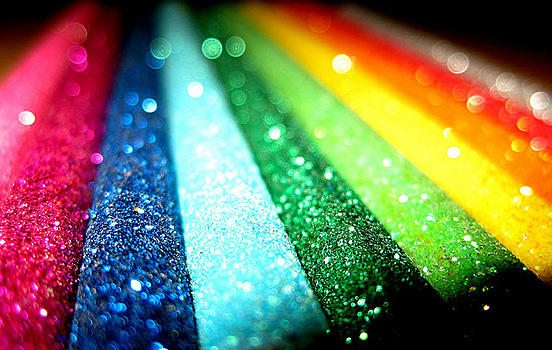
%> input picture images/colors.jpg, 552 x 350 px
$ octave colorDemo.m   (GNU Octave 9; MATLAB toolbox functions it lacks are replaced by stand-ins)
%> lines starting %> are read from the running program, lines starting %| are printed output that depends on the picture
%> further down, img is the input picture: size 350x552x3 uint8; mean R, G, B 115.5, 117.1, 87.9
### getLayers.m
function layers = getLayers(img)
% Separates an image into lightness, shape, and detail layers as speficied
% by the paper
%
% Input:
% img - input file (image)
%
% Output:
% layers - a struct with lightness, shape, detail, color, and original
% layers as fields

% degree of smoothing, a parameter in the smoothing process
DOS = 500;

% neightborhood size, a parameter in the smoothing process
NHS = [10 10];

layers = struct();
layers = setfield(layers, 'original', img);

% convenience variables
[width, height, ~] = size(img);
%> width = 350; height = 552
z = zeros(width, height);

% saves the lightness layer
lab = rgb2lab(img);
%> lab: size 350x552x3 double; mean of channels 1, 2, 3 51.2, 0.6, 17.7
lightness = lab(:,:,1);
lightness = cat(3, lightness, z, z);
%> lightness: size 350x552x3 double; mean of channels 1, 2, 3 51.2, 0, 0
lightness = lab2rgb(lightness);
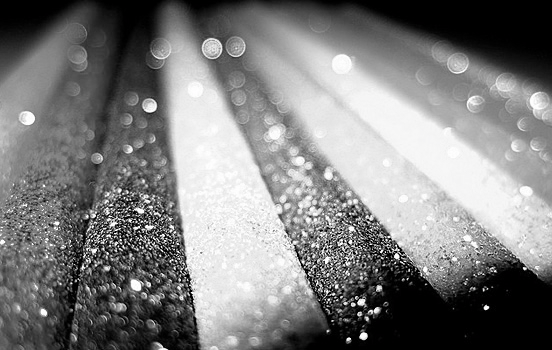
%> lightness: size 350x552x3 double; mean R, G, B 0.496, 0.496, 0.496
layers = setfield(layers, 'lightness', lightness);

% extracts the 2 color layers
astar = lab(:,:,2);
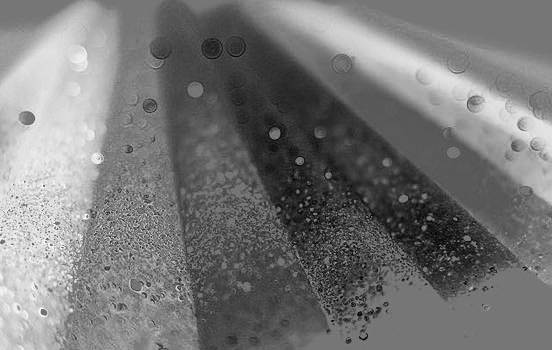
%> astar: size 350x552 double; min -84.69, max 97.78, mean 0.6; drawn with min black and max white
bstar = lab(:,:,3);
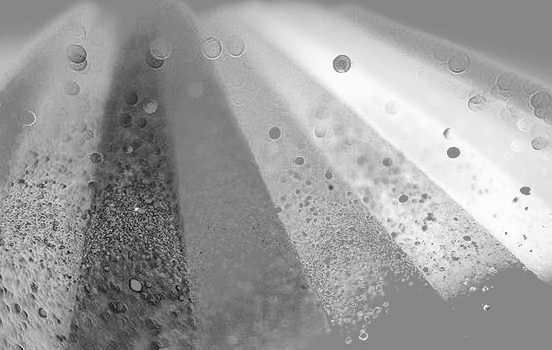
%> bstar: size 350x552 double; min -107.4, max 94.41, mean 17.7; drawn with min black and max white
color = cat(3, z, astar, bstar);
%> color: size 350x552x3 double; mean of channels 1, 2, 3 0, 0.6, 17.7
color = lab2rgb(color);
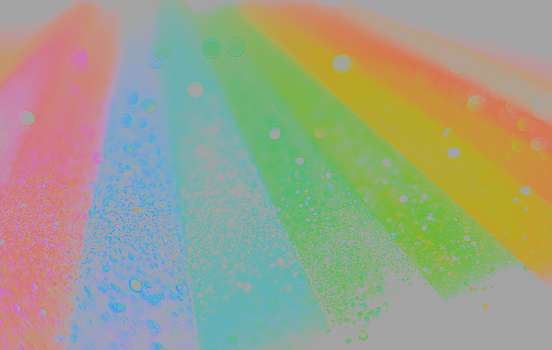
%> color: size 350x552x3 double; mean R, G, B -0.045, -0.0207, -0.189; drawn with min black and max white
layers = setfield(layers, 'color', color);

% the blurred shape layer
shape = imguidedfilter(color, 'DegreeOfSmoothing', DOS, 'NeighborhoodSize', NHS);
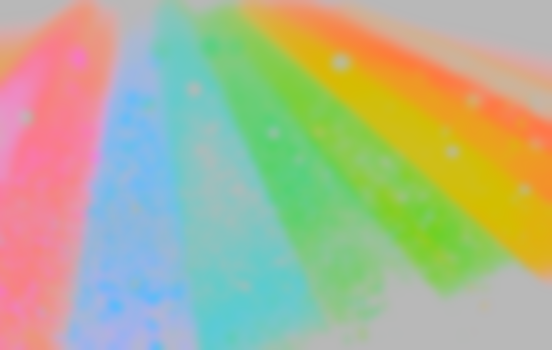
%> shape: size 350x552x3 double; mean R, G, B -0.0454, -0.0205, -0.19; drawn with min black and max white
layers = setfield(layers, 'shape', shape);

% the detail layer
detail = color - shape;
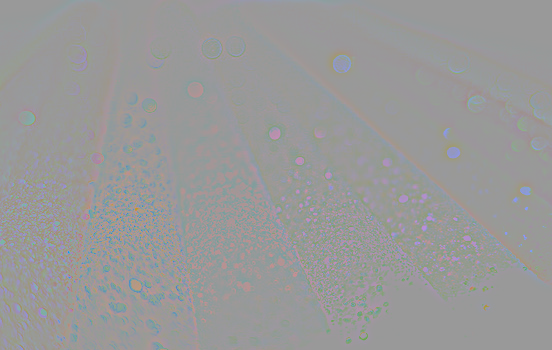
%> detail: size 350x552x3 double; mean R, G, B 0.000388, -0.000211, 0.000181; drawn with min black and max white
layers = setfield(layers, 'detail', detail);

return;

### tests/colorDemo.m
% test code for the extracting the face structure, skin detail, and color
% layers

clc;
clear;

img = imread('colors.jpg');

l = getLayers(img);

subplot(2,3,1)
imshow(l.original);

subplot(2,3,2)
imshow(l.lightness);

subplot(2,3,3)
imshow(l.color);

subplot(2,3,4)
imshow(l.shape);

subplot(2,3,5)
imshow(l.detail);
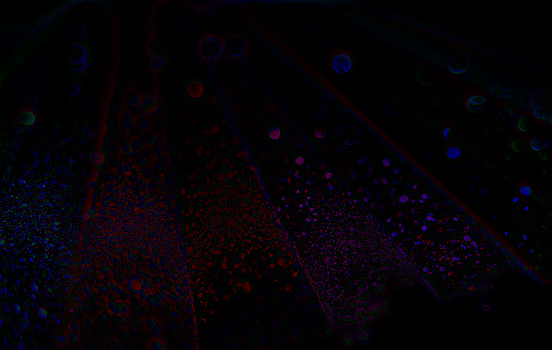
%> displayed picture: size 350x552x3, on the screen's scale of 0 to 255; mean R, G, B 5.6, 2, 6.5

$ run again, with images/2007_007763.jpg copied over images/colors.jpg
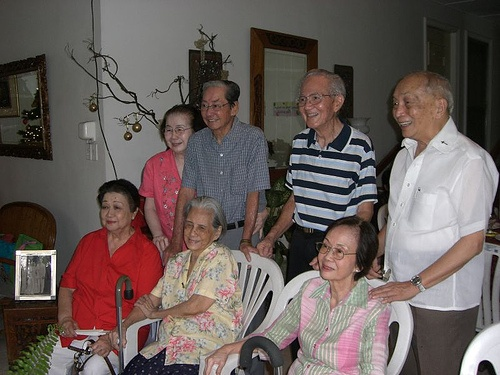
%> input picture images/2007_007763.jpg, 500 x 375 px
%> img is the input picture: size 375x500x3 uint8; mean R, G, B 104.9, 93, 89.7
%> lab: size 375x500x3 double; mean of channels 1, 2, 3 39.9, 4.3, 4.4
%> in getLayers, `detail = color - shape;`:
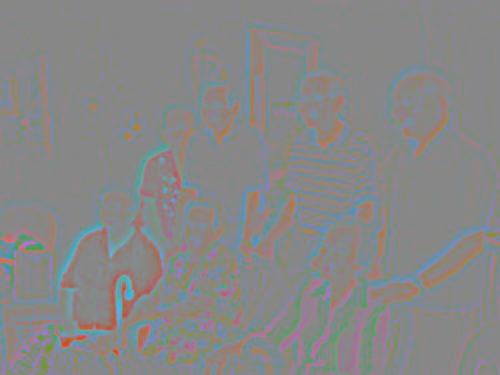
%> detail: size 375x500x3 double; mean R, G, B -2.62e-05, 1.89e-05, -7.35e-05; drawn with min black and max white
%> `imshow(l.detail);`:
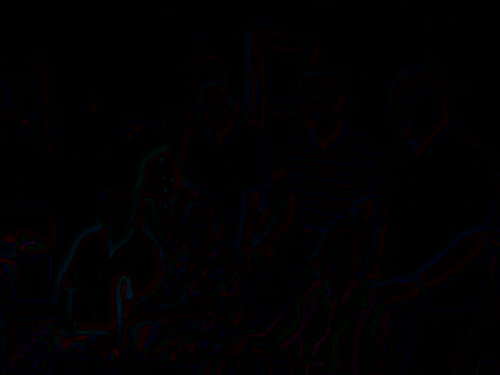
%> displayed picture: size 375x500x3, on the screen's scale of 0 to 255; mean R, G, B 1.5, 0.7, 1.8
